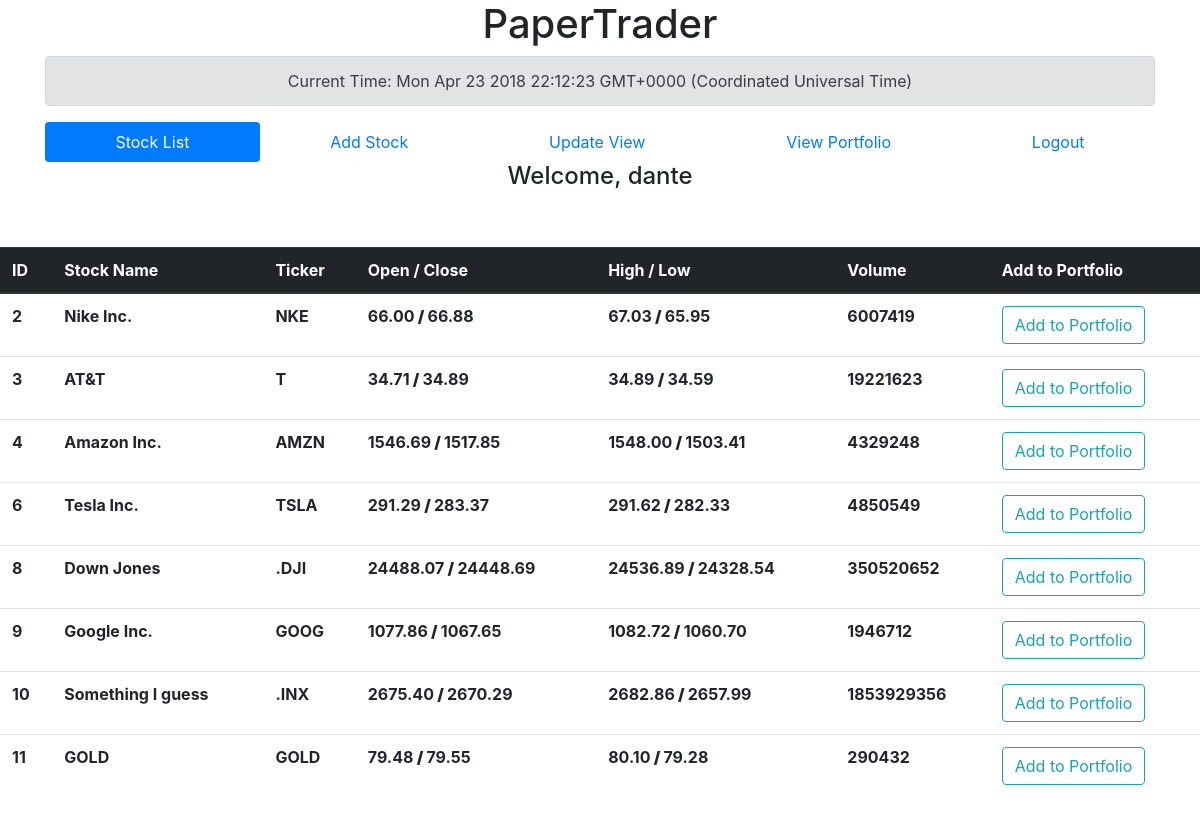
The app's page / (signed in) with its own data.
### PaperTraderApp/models.py (models this page shows, shortened)
class StockModel(models.Model):
    name = models.CharField(max_length=MAX_LENGTH_NAME, unique=True)
    symbol = models.CharField(max_length=MAX_LENGTH_SYMB, unique=True)
    opening = models.DecimalField(max_digits=MAX_DIGITS, decimal_places=2)
    closing = models.DecimalField(max_digits=MAX_DIGITS, decimal_places=2)
    high = models.DecimalField(max_digits=MAX_DIGITS, decimal_places=2)
    low  = models.DecimalField(max_digits=MAX_DIGITS, decimal_places=2)
    volume = models.DecimalField(max_digits=MAX_DIGITS, decimal_places=0)

### PaperTraderApp/views.py (the view)
# urls.py: path('', PaperTraderApp.views.ListStockView.as_view(), name="Home"),
class ListStockView(ListView):
    model = StockModel
    template_name = 'stock_list.html'

### PaperTraderApp/templates/stock_list.html (shortened to what this page needs)
<link rel="stylesheet" href="https://maxcdn.bootstrapcdn.com/bootstrap/4.0.0/css/bootstrap.min.css">
<div class="container">
<header>
<center>
<h1> PaperTrader </h1>
<div class="alert alert-secondary">
		Current Time:
</div>
</center>
<div class="align">
	<center>
	<ul class="nav nav-pills nav-fill">
	{% if user.is_anonymous %}
	<li class="nav-item">
	  <a class="nav-link disabled" href="/login">Login To Trade</a>
	</li>
	{% else %}
	<li class="nav-item">
	  <a class="nav-link active" href="/">Stock List</a>
	</li>
	{% if user.is_superuser %}
		<li class="nav-item">
		  <a class="nav-link" href="{% url "stock-new" %}">Add Stock</a>
		</li>
	{% endif %}
	<li class="nav-item">
	  <a class="nav-link" href="{% url "update" %}">Update View</a>
	</li>
	<li class="nav-item">
	  <a class="nav-link" href="{% url "portfolio" %}">View Portfolio</a>
	</li>
	<li class="nav-item">
		<a class="nav-link" href="/logout?next=/login">Logout</a>
	</li>
	</ul>
	<h4> Welcome, {{ user }}</h4>
	{% endif %}
	</center>
</header>
</div>
{% if user.is_anonymous %}
<div class="container">
<div class="jumbotron">
	<center>
	<h1 class="display-4">The future of investing</h1>
	<p class="lead">An alternative to traditional paper-trading applications</p>
	<hr class="my-4">
	<p> Sign up or Login to start </p>
		<a class="btn btn-secondary btn-lg" href="/login" role="button">Login</a>
		<a class="btn btn-secondary btn-lg" href="/signup" role="button">Sign Up</a>
	</center>
</div>
</div>
{% else %}
<table class="table">
	<thead class="thead-dark">
		<tr>
			<th scope="col">ID</th>
			<th scope="col">Stock Name</th>
			<th scope="col">Ticker</th>
			<th scope="col">Open / Close</th>
			<th scope="col">High / Low</th>
			<th scope="col">Volume</th>
			<th scope="col">Add to Portfolio</th>
		</tr>
	</thead>
	<tbody>
		{% for stock in object_list %}
		<tr>
			<th>{{ stock.id }}</th>
			<th>{{ stock.name }}</th>
			<th>{{ stock.symbol }}</th>
			<th>{{ stock.opening }}<strong> / </strong>{{ stock.closing }}</th>
			<th>{{ stock.high }}<strong> / </strong>{{ stock.low }}</th>
			<th>{{ stock.volume }}</th>
			<th> <a type="button" class="btn btn-outline-info"  href="{% url "portfolio-add" pk=stock.id %}">Add to Portfolio</a></th>
		</tr>
		{% endfor %}
	</tbody>
</table>
{% endif %}

### records on screen
StockModel: id "2", name "Nike Inc.", symbol "NKE", opening "66.00", closing "66.88", high "67.03", low "65.95", volume "6007419"
StockModel: id "3", name "AT&T", symbol "T", opening "34.71", closing "34.89", high "34.89", low "34.59", volume "19221623"
StockModel: id "4", name "Amazon Inc.", symbol "AMZN", opening "1546.69", closing "1517.85", high "1548.00", low "1503.41", volume "4329248"
StockModel: id "6", name "Tesla Inc.", symbol "TSLA", opening "291.29", closing "283.37", high "291.62", low "282.33", volume "4850549"
StockModel: id "8", name "Down Jones", symbol ".DJI", opening "24488.07", closing "24448.69", high "24536.89", low "24328.54", volume "350520652"
StockModel: id "9", name "Google Inc.", symbol "GOOG", opening "1077.86", closing "1067.65", high "1082.72", low "1060.70", volume "1946712"
StockModel: id "10", name "Something I guess", symbol ".INX", opening "2675.40", closing "2670.29", high "2682.86", low "2657.99", volume "1853929356"
StockModel: id "11", name "GOLD", symbol "GOLD", opening "79.48", closing "79.55", high "80.10", low "79.28", volume "290432"

### other values on screen
{{ user }} "dante"
